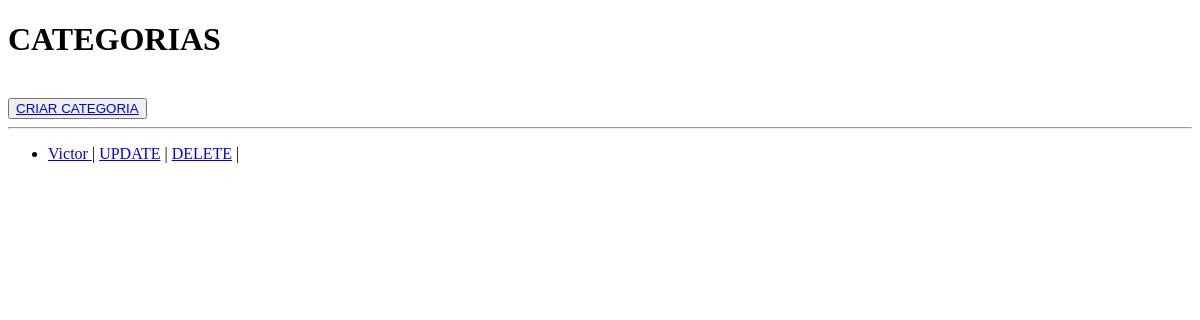
The page /poll/categorias/ on the database as committed earlier.
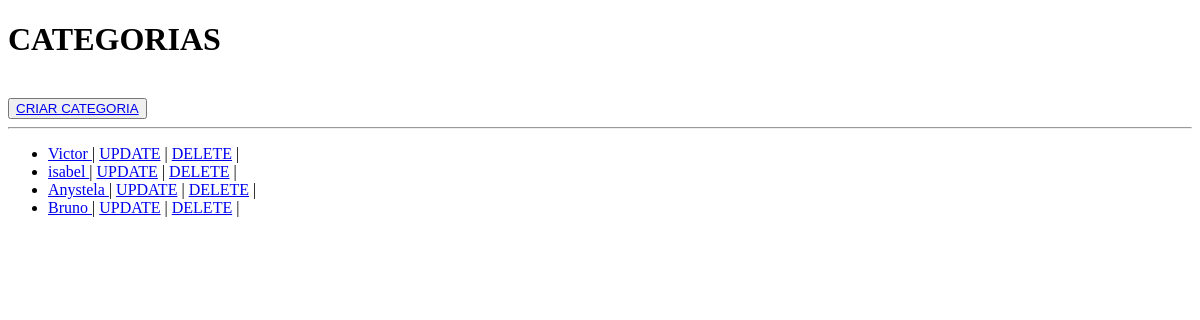
The same page on the database as committed later.
### polls_2/models.py (models this page shows, shortened)
class Category(models.Model):
    category_id = models.IntegerField(primary_key=True, null=False)
    name = models.CharField(max_length=200)
    nota = models.TextField()
    rating = models.PositiveIntegerField(null=True)
    last_update = models.DateTimeField(null=False, auto_now=True)

### polls_2/views.py (the view)
# urls.py: path('categorias/', lista_categorias, name='lista_categorias'),
def lista_categorias(request):
    categorias = Category.objects.all()
    return render(
        request=request,
        template_name='polls_2/lista_categorias.html',
        context={
            'categorias': categorias,
        }
    )

### polls_2/templates/polls_2/lista_categorias.html (shortened to what this page needs)
<!DOCTYPE html>
<html lang="en">
<head>
</head>
<body>
<h1>CATEGORIAS</h1><br>
<button><a href="{% url 'create_categoria' %}">CRIAR CATEGORIA</a></button>
<hr>
<ul>
    {% for categoria in categorias %}
    <li>
        <a href="{% url 'detail_categoria' id=categoria.category_id %}"> {{ categoria.name }} </a> |
        <a href="{% url 'update_categoria' id=categoria.category_id %}">UPDATE</a> |
        <a href="{% url 'delete_categoria' id=categoria.category_id %}">DELETE</a> |
    </li>
    {% endfor %}
</ul>
</body>
</html>

Rows that differ between the two databases and show on the page:
added Category: name "isabel"
added Category: name "Anystela"
added Category: name "Bruno"
